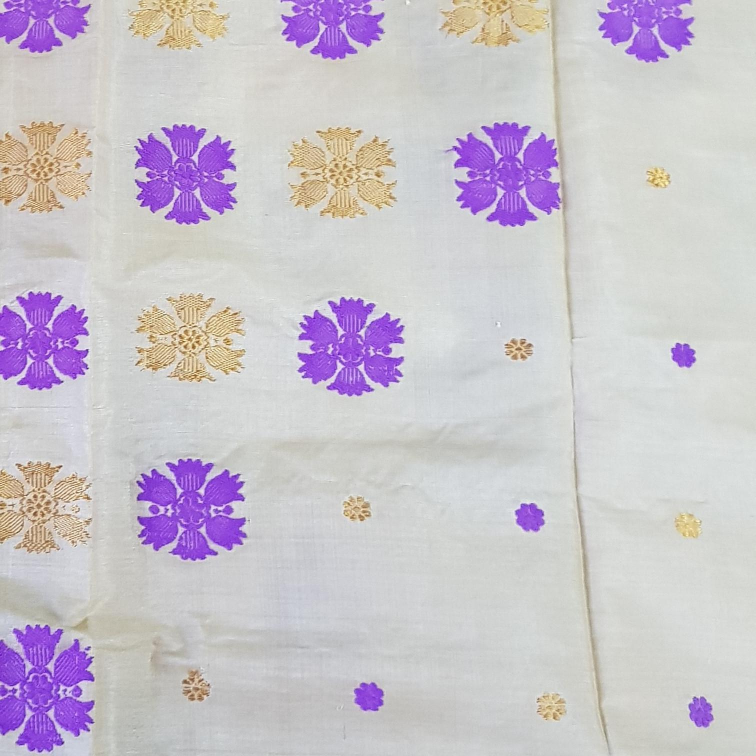
%> input picture dataset/handloom/handloom_img_132981.jpg, 1511 x 1512 px (shown at 1/2 size)
$ octave --eval "result = preprocessSareeImage(imread('dataset/handloom/handloom_img_132981.jpg'));"   (GNU Octave 9; MATLAB toolbox functions it lacks are replaced by stand-ins)
%> lines starting %> are read from the running program, lines starting %| are printed output that depends on the picture
function prep = preprocessSareeImage(inputImage, varargin)
% PREPROCESSSAREEIMAGE Validates, normalizes, denoises, and enhances saree image.
%
% Syntax:
%   prep = preprocessSareeImage(imagePath)
%   prep = preprocessSareeImage(imageMatrix)
%   prep = preprocessSareeImage(..., 'MaxDimension', 800, 'EnhanceContrast', true)
%
% Inputs:
%   inputImage      - Absolute/relative file path OR RGB/Grayscale numeric matrix.
%   Optional Parameters (Name-Value):
%     'MaxDimension'    - Maximum dimension for standard processing (default: 800).
%     'FilterType'      - Denoising filter: 'gaussian' (default) or 'median'.
%     'EnhanceContrast' - Contrast enhancement flag: true (default) or false.
%
% Outputs:
%   prep - Struct containing:
%     .original     - Original unresized RGB image (uint8)
%     .resized      - Normalized RGB image (uint8)
%     .gray         - Grayscale converted image (uint8)
%     .denoised     - Filtered grayscale image (uint8)
%     .enhanced     - Contrast-normalized grayscale image (uint8)
%     .gradientMag  - Gradient magnitude matrix (double)
%     .gradientDir  - Gradient direction matrix in degrees [-180, 180]
%     .scaleFactor  - Scaling ratio applied to the original
%     .origSize     - Dimensions of the input image [H, W, C]
%     .resizedSize  - Dimensions of the resized image [H, W, C]
%
% Author: Senior MATLAB Image Processing Developer
% Project: Saree Border Pattern Extraction & Design Similarity Comparison

    % Input parsing
    p = inputParser;
    addParameter(p, 'MaxDimension', 800, @(x) isnumeric(x) && x > 50);
    addParameter(p, 'FilterType', 'gaussian', @(x) ischar(x) && any(strcmpi(x, {'gaussian', 'median'})));
    addParameter(p, 'EnhanceContrast', true, @islogical);
    parse(p, varargin{:});

    maxDim = p.Results.MaxDimension;
    filterType = lower(p.Results.FilterType);
    enhanceContrast = p.Results.EnhanceContrast;

    % 1. Load and Validate Image
    if ischar(inputImage) || isstring(inputImage)
        imagePath = char(inputImage);
        if ~exist(imagePath, 'file')
            error('SareePreprocess:FileNotFound', 'Input image file not found: %s', imagePath);
        end
        try
            rawImg = imread(imagePath);
        catch ME
            error('SareePreprocess:ReadFailed', 'Failed to read image "%s": %s', imagePath, ME.message);
        end
    elseif isnumeric(inputImage) || islogical(inputImage)
        rawImg = inputImage;
%> rawImg is the input picture: size 1512x1511x3 uint8; mean R, G, B 202.3, 194.9, 204.1
    else
        error('SareePreprocess:InvalidInput', 'Input must be a file path string or an image matrix.');
    end

    if isempty(rawImg)
        error('SareePreprocess:EmptyImage', 'The input image is empty.');
    end

    % Convert to uint8 if floating point
    if isfloat(rawImg)
        if max(rawImg(:)) <= 1.0
            rawImg = uint8(rawImg * 255);
        else
            rawImg = uint8(rawImg);
        end
    end

    % 2. Ensure 3-Channel RGB
    [origH, origW, origC] = size(rawImg);
    if origC == 1
        % Grayscale to 3-channel duplicate
        origRGB = cat(3, rawImg, rawImg, rawImg);
    elseif origC == 4
        % Drop alpha channel if present
        origRGB = rawImg(:, :, 1:3);
    else
        origRGB = rawImg;
    end

    % 3. Resize for consistent and efficient processing
    scaleFactor = 1.0;
    maxOriginalDim = max(origH, origW);
    if maxOriginalDim > maxDim
        scaleFactor = maxDim / maxOriginalDim;
        resizedRGB = imresize(origRGB, scaleFactor, 'bilinear');
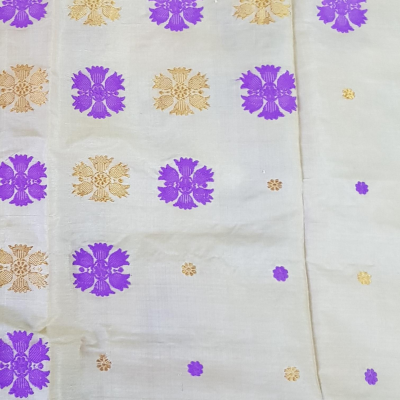
%> resizedRGB: size 800x800x3 uint8 (shown at 1/2 size); mean R, G, B 202.3, 194.9, 204.1
    else
        resizedRGB = origRGB;
    end
    [resH, resW, ~] = size(resizedRGB);

    % 4. Grayscale Conversion
    grayImg = rgb2gray(resizedRGB);
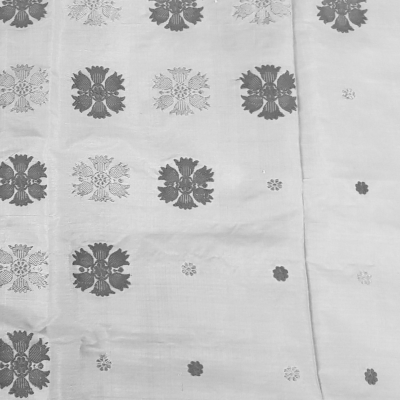
%> grayImg: size 800x800 uint8 (shown at 1/2 size); min 58, max 247, mean 198.2

    % 5. Denoising
    switch filterType
        case 'gaussian'
            % Gaussian filter (sigma = 1.0, 5x5 window)
            if exist('imgaussfilt', 'file')
                denoised = imgaussfilt(grayImg, 1.0);
            else
                h = fspecial('gaussian', [5 5], 1.0);
                denoised = imfilter(grayImg, h, 'replicate');
            end
        case 'median'
            % 3x3 median filter for salt-and-pepper / textile grain noise
            if exist('medfilt2', 'file')
                denoised = medfilt2(grayImg, [3 3]);
            else
                denoised = grayImg;
            end
    end

    % 6. Contrast Normalization / Enhancement
    if enhanceContrast
        % Use adaptive histogram equalization if available, else imadjust
        if exist('adapthisteq', 'file')
            enhanced = adapthisteq(denoised, 'ClipLimit', 0.02, 'Distribution', 'rayleigh');
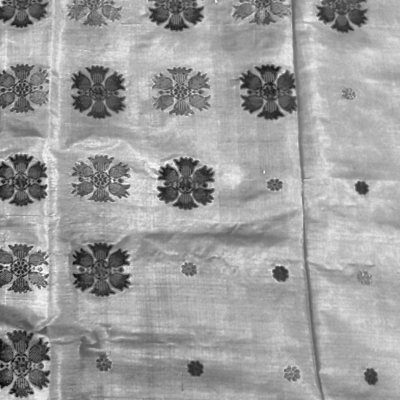
%> enhanced: size 800x800 uint8 (shown at 1/2 size); min 0, max 255, mean 157.9
        else
            enhanced = imadjust(denoised);
        end
    else
        enhanced = denoised;
    end

    % 7. Gradient Magnitude & Direction Computation
    if exist('imgradient', 'file')
        [Gmag, Gdir] = imgradient(enhanced, 'sobel');
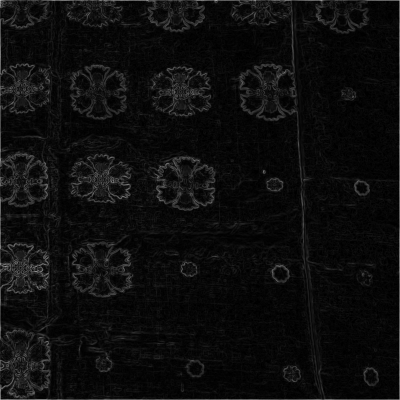
%> Gmag: size 800x800 double (shown at 1/2 size); min 0, max 954.3, mean 50.9; drawn with min black and max white
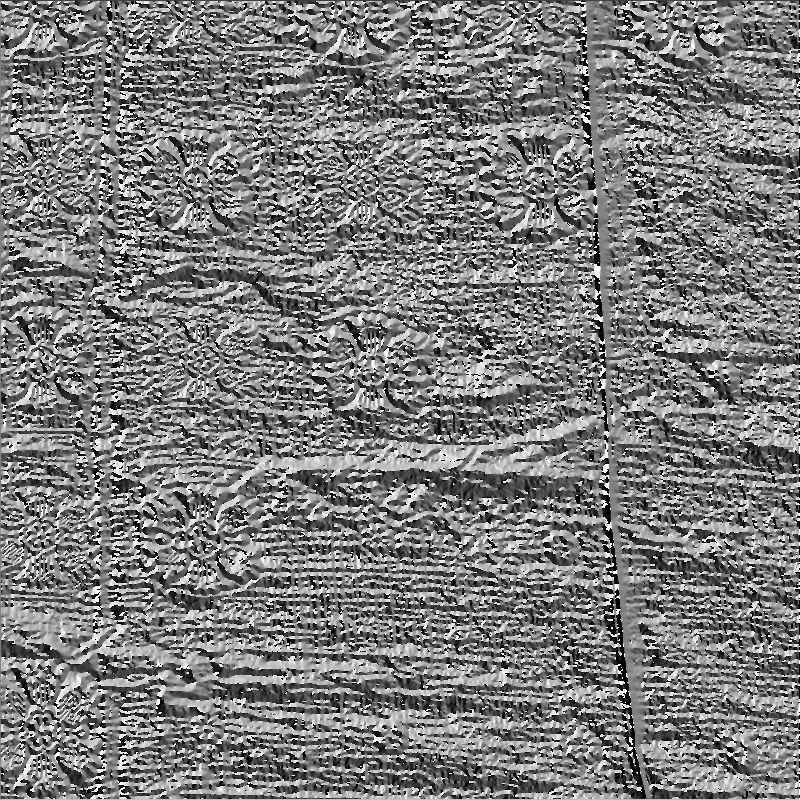
%> Gdir: size 800x800 double; min -180, max 179.9, mean -4.4; drawn with min black and max white
    else
        % Sobel fallback
        hy = fspecial('sobel');
        hx = hy';
        Gx = imfilter(double(enhanced), hx, 'replicate');
        Gy = imfilter(double(enhanced), hy, 'replicate');
        Gmag = sqrt(Gx.^2 + Gy.^2);
        Gdir = atan2d(Gy, Gx);
    end

    % Package results
    prep.original = origRGB;
    prep.resized = resizedRGB;
    prep.gray = grayImg;
    prep.denoised = denoised;
    prep.enhanced = enhanced;
    prep.gradientMag = Gmag;
    prep.gradientDir = Gdir;
    prep.scaleFactor = scaleFactor;
    prep.origSize = [origH, origW, origC];
    prep.resizedSize = [resH, resW, 3];
%> `result = preprocessSareeImage(imread('dataset/handloom/handloom_img_13..`: result = {scaleFactor 0.529, origSize [1512 1511 3], resizedSize [800 800 3]}
end

$ run again, on dataset/handloom/handloom_img_26850.jpg
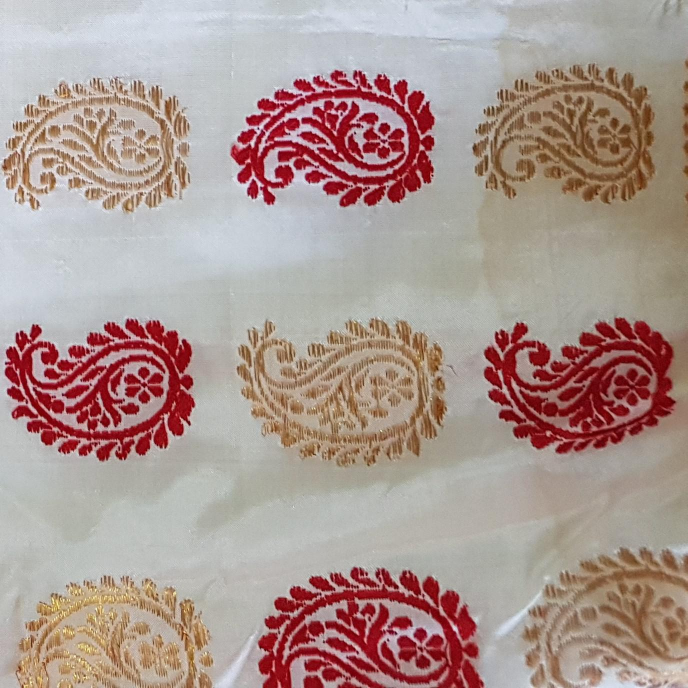
%> input picture dataset/handloom/handloom_img_26850.jpg, 1375 x 1376 px (shown at 1/2 size)
%> in preprocessSareeImage, rawImg is the input picture: size 1376x1375x3 uint8; mean R, G, B 171.7, 150.6, 144.4
%> in preprocessSareeImage, `[Gmag, Gdir] = imgradient(enhanced, 'sobel');`:
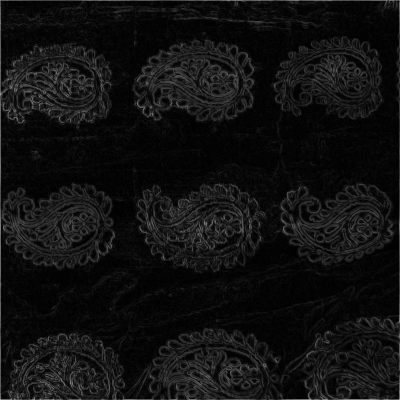
%> Gmag: size 800x800 double (shown at 1/2 size); min 0, max 1020, mean 68.7; drawn with min black and max white
%> in preprocessSareeImage, `[Gmag, Gdir] = imgradient(enhanced, 'sobel');`:
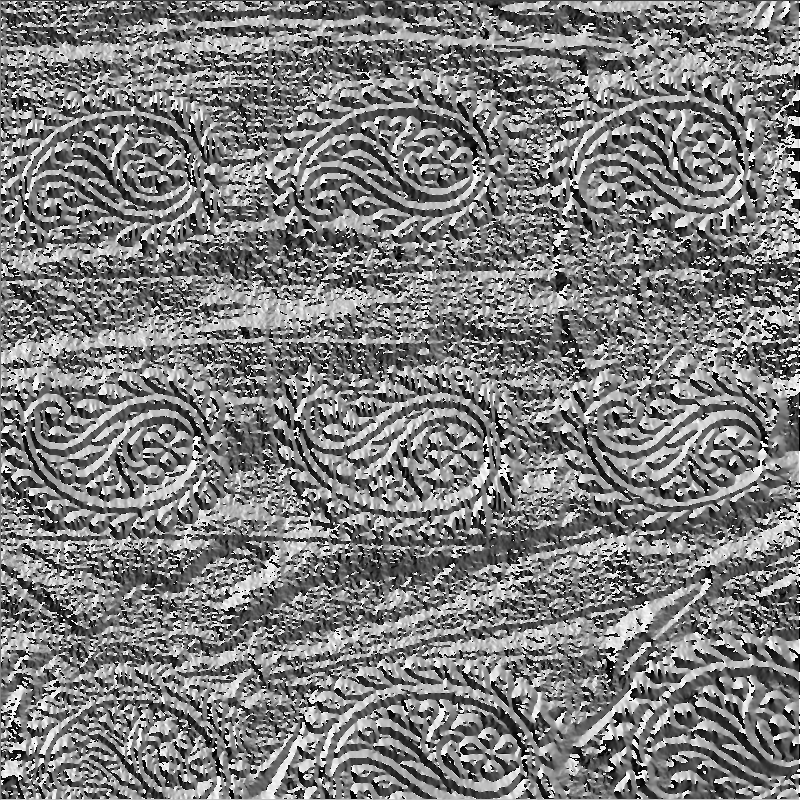
%> Gdir: size 800x800 double; min -180, max 179.9, mean -3.2; drawn with min black and max white
%> result = {scaleFactor 0.581, origSize [1376 1375 3], resizedSize [800 800 3]}
